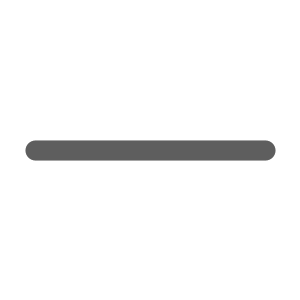
Frame 1 (no input)
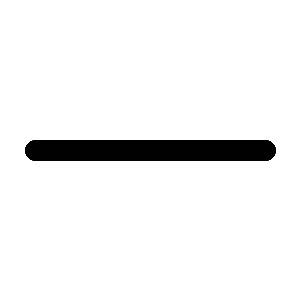
Frame 60 (the mouse pressed at the canvas centre just before this capture)
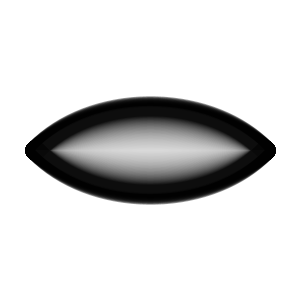
Frame 120 (the mouse held since frame 60 and released just before this capture)

The Processing sketch that drew these frames (run headless with seeded random() and noise(); from frame 60 on, the mouse is pressed at the canvas centre):

// Processing sketch: processing_64885
// ── processing_64885.pde

// Make the line appear faintly and grow dark to black,
// then split and fade again as it forms a pod.
// Make the pod shape slightly random.

void setup ()
{
  size (300,300);
  background (255);
  smooth();
  frameRate(60);
  strokeWeight (20);
  stroke(0, 100);
  fill(255,10);

}

int botlx = 150;
int botly = 150; 
int botrx = 150; 
int botry = 150; 

int toplx = 150;
int toply = 150;
int toprx = 150;
int topry = 150;

void draw() {

  {
  bezier(35,150,toplx,toply,toprx,topry,265,150);
  bezier(35,150,botlx,botly,botrx,botry,265,150);
  }
if(mousePressed == true) {
// move the control points 
  toplx=toplx-1;
  toply=toply-1;
  toprx=toprx+1;
  topry=topry-1;
  botlx=botlx-1;
  botly=botly+1;
  botrx=botrx+1;
  botry=botry+1;
}
  if (toplx <=34) {

      toplx=34;
      toply=34;
      toprx=266;
      topry=34;
      botlx=34;
      botly=266;
      botrx=266;
      botry=266;

  }
  
 
}
